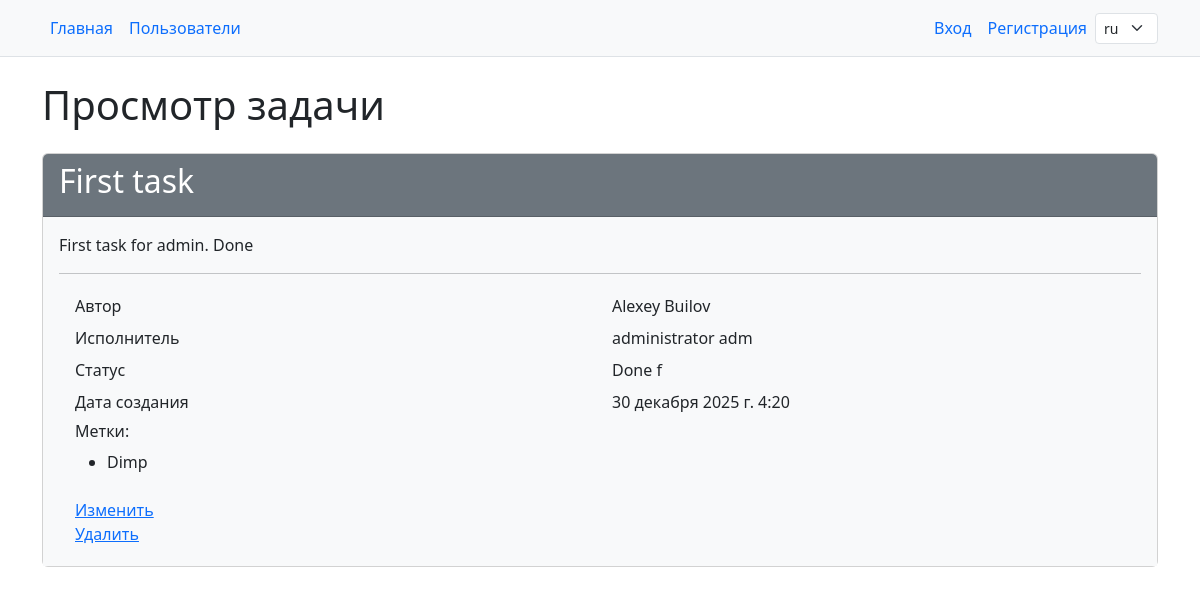
The page /tasks/1/show/ on the database its author committed.
### task_manager/tasks/models.py (models this page shows, shortened)
class Task(models.Model):
    name = models.CharField(max_length=100, unique=True)
    description = models.TextField()
    created_at = models.DateTimeField(auto_now_add=True)
    author = models.ForeignKey(
        User,
        on_delete=models.PROTECT,
        related_name='created_tasks',
    )
    status = models.ForeignKey(
        TaskStatus,
        on_delete=models.PROTECT,
        related_name='tasks'
    )
    labels = models.ManyToManyField(
        Label,
        related_name='tasks',
        blank=True,
    )

### task_manager/statuses/models.py (models this page shows)
class TaskStatus(models.Model):
    name = models.CharField(max_length=100, unique=True)
    created_at = models.DateTimeField(auto_now_add=True)
    def __str__(self):
        return self.name

### task_manager/labels/models.py (models this page shows, shortened)
class Label(models.Model):
    name = models.CharField(max_length=255, unique=True)
    created_at = models.DateTimeField(auto_now_add=True)

### task_manager/tasks/views.py (the view)
# urls.py: path('<int:pk>/show/', TasksDetailView.as_view(), name='show'),
class TasksDetailView(DetailView):
    model = Task
    template_name = "tasks/show.html"
    context_object_name = 'task'
    def get_context_data(self, **kwargs):
        context = super().get_context_data(**kwargs)
        executor = (
            TaskMembership.objects
            .filter(task=self.object, role="executor")
            .select_related("user")
            .first()
        )
        context["executor"] = (
            executor.user.get_full_name()
            if executor and executor.user.get_full_name()
            else executor.user.username if executor else ""
        )
        return context

### task_manager/templates/tasks/show.html
{% extends 'layout.html' %}
{% load i18n %}
{% block content %}
<div class="container wrapper flex-grow-1">
    <h1 class="my-4">{% trans "View task" %}</h1>
    <div class="card">
        <div class="card-header bg-secondary text-white">
            <h2>{{ task.name }}</h2>
        </div>
        <div class="card-body bg-light">
            <p>{{ task.description }}</p>
            <hr>
            <div class="container">
                <div class="row p-1">
                    <div class="col">{% trans "Author" %}</div>
                    <div class="col">{{ task.author.get_full_name|default:task.author.username }}</div>
                </div>
                <div class="row p-1">
                    <div class="col">{% trans "Executor" %}</div>
                    <div class="col">
                        {{ executor }}
                    </div>
                </div>
                <div class="row p-1">
                    <div class="col">{% trans "Status" %}</div>
                    <div class="col">{{ task.status }}</div>
                </div>
                <div class="row p-1">
                    <div class="col">{% trans "Create date" %}</div>
                    <div class="col">{{ task.created_at }}</div>
                </div>
                {% if task.labels%}
                <div class="row p-1">
                    <div class="col">
                        <h6>{% trans "Labels" %}:</h6>
                        <ul>
                            {% for lb in task.labels.all %}
                            <li>{{ lb.name }}</li>
                            {% endfor %}
                        </ul>
                    </div>
                </div>
                {% endif %}
                <div class="row p-1">
                    <div class="col">
                        <a href="{% url 'tasks:update' task.pk %}">{% trans "Edit" %}</a>
                        <br>
                        <a href="{% url 'tasks:delete' task.pk %}">{% trans "Remove" %}</a>
                    </div>
                </div>
            </div>
        </div>
    </div>
</div>
{% endblock %}

### rows shown on the page
Task: name "First task", description "First task for admin. Done", author.get_full_name "Alexey Builov", status "Done f", created_at "30 декабря 2025 г. 4:20"
Label: name "Dimp"

### other values the page prints
{{ executor }} "administrator adm"
form field language "ru"
